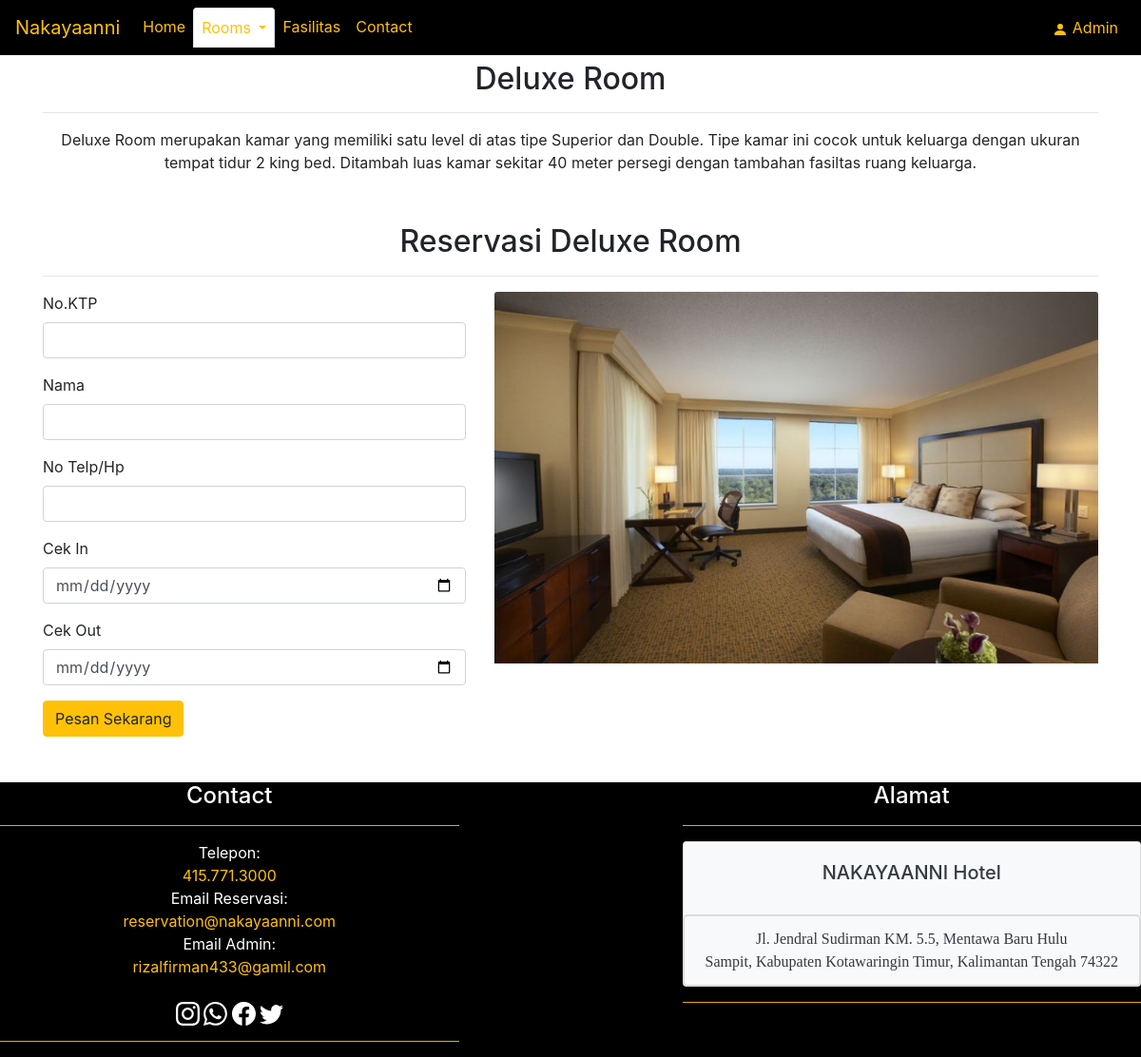
Page /room/delroom.php on the committed database.
### tables this page shows
CREATE TABLE `tb_infokamar` (
  `id_infokamar` int(2) NOT NULL,
  `id_room` int(2) NOT NULL,
  `nama_room` varchar(30) NOT NULL,
  `gambar` varchar(100) NOT NULL,
  `keterangan` varchar(500) NOT NULL
);

CREATE TABLE `tb_room` (
  `id_room` int(2) NOT NULL,
  `nama_room` varchar(30) NOT NULL
);

CREATE TABLE `tb_footer` (
  `id_footer` int(2) NOT NULL,
  `telepon` varchar(20) NOT NULL,
  `emailreservasi` varchar(30) NOT NULL,
  `emailadmin` varchar(30) NOT NULL,
  `alamat` varchar(100) NOT NULL,
  `kota` varchar(100) NOT NULL
);

### function.php (called while the page is built, shortened)
<?php
    require("connect.php");
    function room($id)
    {
        global $conn;
        $query = "SELECT r.id_room AS 'idr', r.nama_room AS 'nr', ik.id_infokamar AS 'idik', ik.nama_room AS 'nir', ik.gambar AS 'gambar', ik.keterangan AS 'ket' FROM tb_room AS r INNER JOIN tb_infokamar AS ik ON (r.id_room = ik.id_room) WHERE r.id_room = '$id'";
        $result = mysqli_query($conn, $query);
        $rows = [];
        while ($row = mysqli_fetch_assoc($result)) {
            $rows[] = $row;
        }
        return $rows;
    }
?>

### room/delroom.php (the view, shortened to what this page needs)
<?php
    require("../connect.php");
    require("../function.php");
    $room5 = room('5');
?>
<!DOCTYPE html>
<html lang="en">
    <head>
        <link rel="stylesheet" href="https://cdn.jsdelivr.net/npm/bootstrap@4.6.1/dist/css/bootstrap.min.css">
        <link rel="stylesheet" href="https://stackpath.bootstrapcdn.com/bootstrap/4.2.1/css/bootstrap.min.css">
    </head>
    <body>
        <nav class="navbar navbar-expand-lg fixed-top" style="background-color: #000000;">
            <a class="navbar-brand text-warning" href="../index.php">Nakayaanni</a>
            <div class="collapse navbar-collapse" id="navbarNavDropdown">
                <ul class="navbar-nav mr-auto mt-2 mt-lg-0">
                    <li class="nav-pills">
                        <a class="nav-link text-warning" href="../index.php">Home<span class="sr-only">(current)</span></a>
                    </li>
                    <li class="nav-tabs dropdown">
                        <a class="nav-link active dropdown-toggle text-warning" href="#" id="navbarDropdownMenuLink" role="button" data-toggle="dropdown" aria-expanded="false">
                        Rooms
                        </a>
                    </li>
                    <li class="nav-pills">
                        <a class="nav-link text-warning" href="../fasilitas.php">Fasilitas</a>
                    </li>
                    <li class="nav-pills">
                        <a class="nav-link text-warning" href="../contact.php">Contact</a>
                    </li>
                </ul>
                <ul class="navbar-nav my-2 my-lg-0">
                    <li class="nav-pills">
                        <a class="nav-link text-warning" href="../admin/daftar/login.php">
                            <svg xmlns="http://www.w3.org/2000/svg" width="16" height="16" fill="currentColor" class="bi bi-person-fill" viewBox="0 0 16 16">
                                <path d="M3 14s-1 0-1-1 1-4 6-4 6 3 6 4-1 1-1 1H3zm5-6a3 3 0 1 0 0-6 3 3 0 0 0 0 6z"/>
                            </svg>
                            Admin
                        </a>
                    </li>
                </ul>
            </div>
        </nav>
        <?php foreach ($room5 as $hasil) { ?>
        <section>
            <div class="jumbotron jumbotron-fluid pb-1 bg-white">
                <div class="container text-center">
                    <div class="row">
                        <div class="col text-center">
                            <h2><?php echo $hasil['nr']; ?></h2>
                            <hr>
                            <p><?php echo $hasil['ket']; ?></p>
                        </div>
                    </div>
                </div>
            </div>
        </section>
        <div class="container">
            <div class="row text-center">
                <div class="col-md stdreser">
                    <h2>Reservasi <?php echo $hasil['nr']; ?></h2>
                    <hr>
                </div>
            </div>
            <div class="row mb-5">
                <div class="col-md-5">
                    <form action="insert.php" method="POST">
                        <div class="form-group">
                            <label for="nik">No.KTP</label>
                            <input type="" class="form-control" id="nik" name="nik" required >
                        </div>
                        <div class="form-group">
                            <label for="nama">Nama</label>
                            <input type="text" class="form-control" id="nama" name="nama" required >
                        </div>
                        <div class="form-group">
                            <label for="no_hp">No Telp/Hp</label>
                            <input type="tel" pattern="^\d{12}$" class="form-control" id="no_hp" name="no_hp" required>
                        </div>
                        <div class="form-group">
                            <label for="cek_in">Cek In</label>
                            <input type="date" class="form-control" id="cek_in" name="cek_in" required>
                        </div>
                        <div class="form-group">
                            <label for="cek_out">Cek Out</label>
                            <input type="date" class="form-control" id="cek_out" name="cek_out" required>
                        </div>
                        <button type="submit" name="submit" class="btn btn-warning">Pesan Sekarang</button>
                    </form>
                </div>
                <div class="col-md-7">
                    <div>
                        <img src="../asset/<?php echo $hasil['gambar']; ?>" class="card-img-top" alt="...">
                    </div>
                </div>
            </div>
        </div>
        <?php } ?>
    </body>
    <footer>
    <?php
        require("../connect.php");
        $sql = "SELECT * FROM tb_footer";
        $hasil = mysqli_query($conn, $sql);
        while($rows = mysqli_fetch_array($hasil)) {
    ?>
        <div class="text-white" style="background-color: #000000;">
            <div class="row mb-8">
                <div class="col-md-5 mr-auto mt-2 mt-lg-0 contactform">
                    <h4 class="text-center">Contact</h4>
                    <hr class="bg-warning">
                    <center>
                        <li style='list-style-type: none;'>Telepon: </li>
                        <li style='list-style-type: none;' class="text-warning"><?php echo $rows["telepon"]; ?></li>
                        <li style='list-style-type: none;'>Email Reservasi: </li>
                        <li style='list-style-type: none;' class="text-warning"><?php echo $rows["emailreservasi"]; ?></li>
                        <li style='list-style-type: none;'>Email Admin:</li>
                        <li style='list-style-type: none;' class="text-warning"><?php echo $rows["emailadmin"]; ?></li>
                        <br>
                        <a href="https://www.instagram.com/rizalfirman_03/" target="_blank" class="text-white">
                        </a>
                        <a href="https://wa.me/6285754730736" target="_blank" class="text-white">
                        </a>
                        <a href="https://www.facebook.com/profile.php?id=100006261495298" target="_blank" class="text-white">
                        </a>
                        <a href="https://twitter.com/yourfullsunday?s=08" target="_blank" class="text-white">
                        </a>
                    </center>
                    <hr class="bg-warning">
                </div>
                <div class="col-md-5 my-2 my-lg-0 contactalamat text-dark">
                    <h4 class="text-center text-white">Alamat</h4>
                    <hr class="bg-warning">
                    <div class="card bg-light mb-3">
                        <div class="card-body">
                            <h5 class="card-title text-center">NAKAYAANNI Hotel</h5>
                        </div>
                        <ul class="list-group text-center">
                            <li class="list-group-item bg-light" style = "font-family:times new roman;">
                                <?php echo $rows["alamat"]; ?><br>
                                <?php echo $rows["kota"]; ?>
                            </li>
                        </ul>
                    </div>
                    <hr class="bg-warning">
                </div>
            </div>
        </div>
    <?php } ?>
    </footer>
</html>

### rows in the picture
tb_infokamar: id_room.nama_room "Deluxe Room", keterangan "Deluxe Room merupakan kamar yang memiliki satu level di atas tipe Superior dan Double. Tipe kamar ini cocok untuk keluarga dengan ukuran tempat tidur 2 king bed. Ditambah luas kamar sekitar 40 meter persegi dengan tambahan fasiltas ruang keluarga.", gambar (picture)
tb_footer: telepon "415.771.3000", emailreservasi "reservation@nakayaanni.com", emailadmin "rizalfirman433@gamil.com", alamat "Jl. Jendral Sudirman KM. 5.5, Mentawa Baru Hulu", kota "Sampit, Kabupaten Kotawaringin Timur, Kalimantan Tengah 74322"
